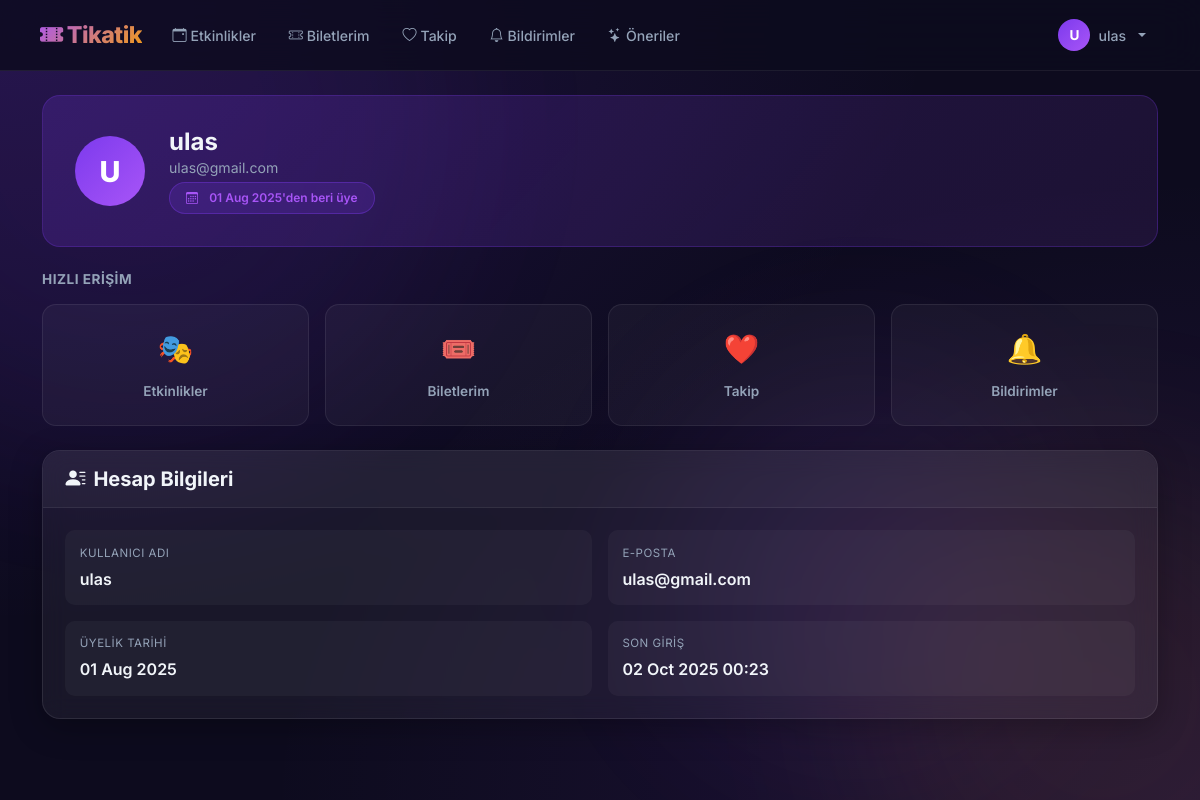
Page /dashboard/ (signed in) on the earlier database version.
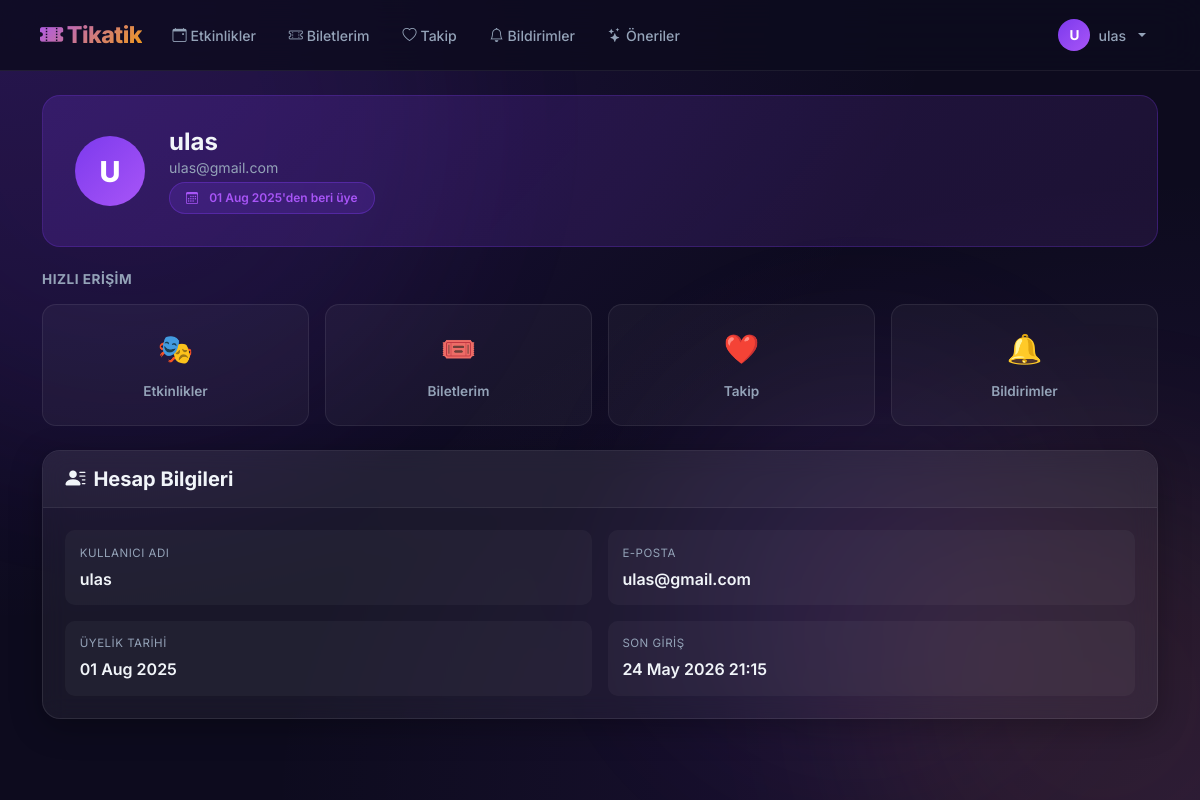
Same page on the later database version.
### app/models.py (models this page shows, shortened)
class CustomUser(AbstractUser):
    USER_TYPE_CHOICES = (
        ('C', 'Customer'),
        ('S', 'Seller'),
        ("A", "Admin"), )
    user_type = models.CharField(max_length=1, choices=USER_TYPE_CHOICES, default='C')
    followed_artists = models.ManyToManyField('Artist', blank=True, related_name='followers')
    followed_actors = models.ManyToManyField('Actor', blank=True, related_name='actor_followers')

### app/views.py (the view)
# urls.py: path('dashboard/',views.dashboard_view,name='dashboard'),
@login_required(login_url='login')
def dashboard_view(request):
    return render(request, 'app/dashboard.html', {'user': request.user})

### app/templates/app/dashboard.html (shortened to what this page needs)
{% extends 'app/navbar.html' %}
{% load static %}
{% load crispy_forms_tags %}
{% block content %}
<div class="profile-header mb-4">
    <div class="profile-avatar">{{ user.username|first|upper }}</div>
    <div class="profile-meta">
        <h2 class="mb-0" style="font-size:1.5rem;">{{ user.username }}</h2>
        <p class="text-muted mb-1" style="font-size:0.88rem;">{{ user.email }}</p>
        <span class="hero-badge mb-0" style="font-size:0.75rem;display:inline-flex;margin-bottom:0!important;">
            <i class="bi bi-calendar3 me-1"></i>
            {{ user.date_joined|date:"d M Y" }}'den beri üye
        </span>
    </div>
</div>
<h5 class="mb-3" style="font-size:0.85rem;text-transform:uppercase;letter-spacing:0.5px;color:var(--text-secondary);">
    Hızlı Erişim
</h5>
<div class="row g-3 mb-4">
    <div class="col-6 col-sm-3">
        <a href="{% url 'event_list' %}" class="quick-action">
            <span class="quick-action-icon">🎭</span>
            <span class="quick-action-label">Etkinlikler</span>
        </a>
    </div>
    <div class="col-6 col-sm-3">
        <a href="{% url 'my_tickets' %}" class="quick-action">
            <span class="quick-action-icon">🎟️</span>
            <span class="quick-action-label">Biletlerim</span>
        </a>
    </div>
    <div class="col-6 col-sm-3">
        <a href="{% url 'following' %}" class="quick-action">
            <span class="quick-action-icon">❤️</span>
            <span class="quick-action-label">Takip</span>
        </a>
    </div>
    <div class="col-6 col-sm-3">
        <a href="{% url 'notifications' %}" class="quick-action">
            <span class="quick-action-icon">🔔</span>
            <span class="quick-action-label">Bildirimler</span>
        </a>
    </div>
</div>
<div class="card">
    <div class="card-header">
        <h5 class="mb-0"><i class="bi bi-person-lines-fill me-2"></i>Hesap Bilgileri</h5>
    </div>
    <div class="card-body">
        <div class="row g-3">
            <div class="col-sm-6">
                <div style="background:rgba(255,255,255,0.04);border-radius:10px;padding:0.9rem;">
                    <div style="font-size:0.72rem;color:var(--text-secondary);text-transform:uppercase;letter-spacing:0.5px;margin-bottom:0.3rem;">
                        Kullanıcı Adı
                    </div>
                    <div style="font-weight:600;">{{ user.username }}</div>
                </div>
            </div>
            <div class="col-sm-6">
                <div style="background:rgba(255,255,255,0.04);border-radius:10px;padding:0.9rem;">
                    <div style="font-size:0.72rem;color:var(--text-secondary);text-transform:uppercase;letter-spacing:0.5px;margin-bottom:0.3rem;">
                        E-posta
                    </div>
                    <div style="font-weight:600;">{{ user.email }}</div>
                </div>
            </div>
            <div class="col-sm-6">
                <div style="background:rgba(255,255,255,0.04);border-radius:10px;padding:0.9rem;">
                    <div style="font-size:0.72rem;color:var(--text-secondary);text-transform:uppercase;letter-spacing:0.5px;margin-bottom:0.3rem;">
                        Üyelik Tarihi
                    </div>
                    <div style="font-weight:600;">{{ user.date_joined|date:"d M Y" }}</div>
                </div>
            </div>
            <div class="col-sm-6">
                <div style="background:rgba(255,255,255,0.04);border-radius:10px;padding:0.9rem;">
                    <div style="font-size:0.72rem;color:var(--text-secondary);text-transform:uppercase;letter-spacing:0.5px;margin-bottom:0.3rem;">
                        Son Giriş
                    </div>
                    <div style="font-weight:600;">{{ user.last_login|date:"d M Y H:i" }}</div>
                </div>
            </div>
        </div>
    </div>
</div>
{% endblock %}

### app/templates/app/navbar.html (shortened to what this page needs)
{% load static %}
{% load crispy_forms_tags %}
<!DOCTYPE html>
<html lang="tr">
<head>
    <link href="https://cdn.jsdelivr.net/npm/bootstrap@5.3.3/dist/css/bootstrap.min.css" rel="stylesheet">
    <link rel="stylesheet" href="https://cdn.jsdelivr.net/npm/bootstrap-icons@1.11.3/font/bootstrap-icons.min.css">
    <link rel="stylesheet" href="https://cdnjs.cloudflare.com/ajax/libs/font-awesome/6.5.0/css/all.min.css">
    <link rel="stylesheet" href="{% static 'css/style.css' %}">
</head>
<body>
    <div class="background-shapes">
        <div class="shape shape-1"></div>
        <div class="shape shape-2"></div>
        <div class="shape shape-3"></div>
    </div>
    <nav class="navbar navbar-expand-lg">
        <div class="container-fluid px-3">
            <a class="navbar-brand" href="{% url 'dashboard' %}">
                <i class="bi bi-ticket-perforated-fill me-1"></i>Tikatik
            </a>
            <div class="collapse navbar-collapse" id="navbarMenu">
                <ul class="navbar-nav me-auto gap-1 mt-2 mt-lg-0">
                    {% if request.user.is_authenticated %}
                        <li class="nav-item">
                            <a class="nav-link" href="{% url 'event_list' %}">
                                <i class="bi bi-calendar-event me-1"></i>Etkinlikler
                            </a>
                        </li>
                        <li class="nav-item">
                            <a class="nav-link" href="{% url 'my_tickets' %}">
                                <i class="bi bi-ticket-perforated me-1"></i>Biletlerim
                            </a>
                        </li>
                        <li class="nav-item">
                            <a class="nav-link" href="{% url 'following' %}">
                                <i class="bi bi-heart me-1"></i>Takip
                            </a>
                        </li>
                        <li class="nav-item">
                            <a class="nav-link" href="{% url 'notifications' %}">
                                <i class="bi bi-bell me-1"></i>Bildirimler
                            </a>
                        </li>
                        <li class="nav-item">
                            <a class="nav-link" href="{% url 'recommended_events' %}">
                                <i class="bi bi-stars me-1"></i>Öneriler
                            </a>
                        </li>
                    {% endif %}
                </ul>
                {% if request.user.is_authenticated %}
                    <ul class="navbar-nav ms-auto align-items-lg-center">
                        <li class="nav-item dropdown">
                            <a class="nav-link dropdown-toggle d-flex align-items-center gap-2" href="#"
                               id="navbarDropdown" role="button" data-bs-toggle="dropdown" aria-expanded="false">
                                <span class="d-inline-flex align-items-center justify-content-center"
                                      style="width:32px;height:32px;border-radius:50%;background:linear-gradient(135deg,#7c3aed,#a855f7);font-size:0.85rem;font-weight:700;color:white;">
                                    {{ request.user.username|first|upper }}
                                </span>
                                <span style="font-size:0.88rem;">{{ request.user.username }}</span>
                            </a>
                        </li>
                    </ul>
                {% endif %}
            </div>
        </div>
    </nav>
    <div class="container mt-4">
        {% block content %}{% endblock %}
    </div>
</body>
</html>

Differences in the rows shown:
changed CustomUser "ulas": last_login "02 Oct 2025 00:23" → "24 May 2026 21:15"
